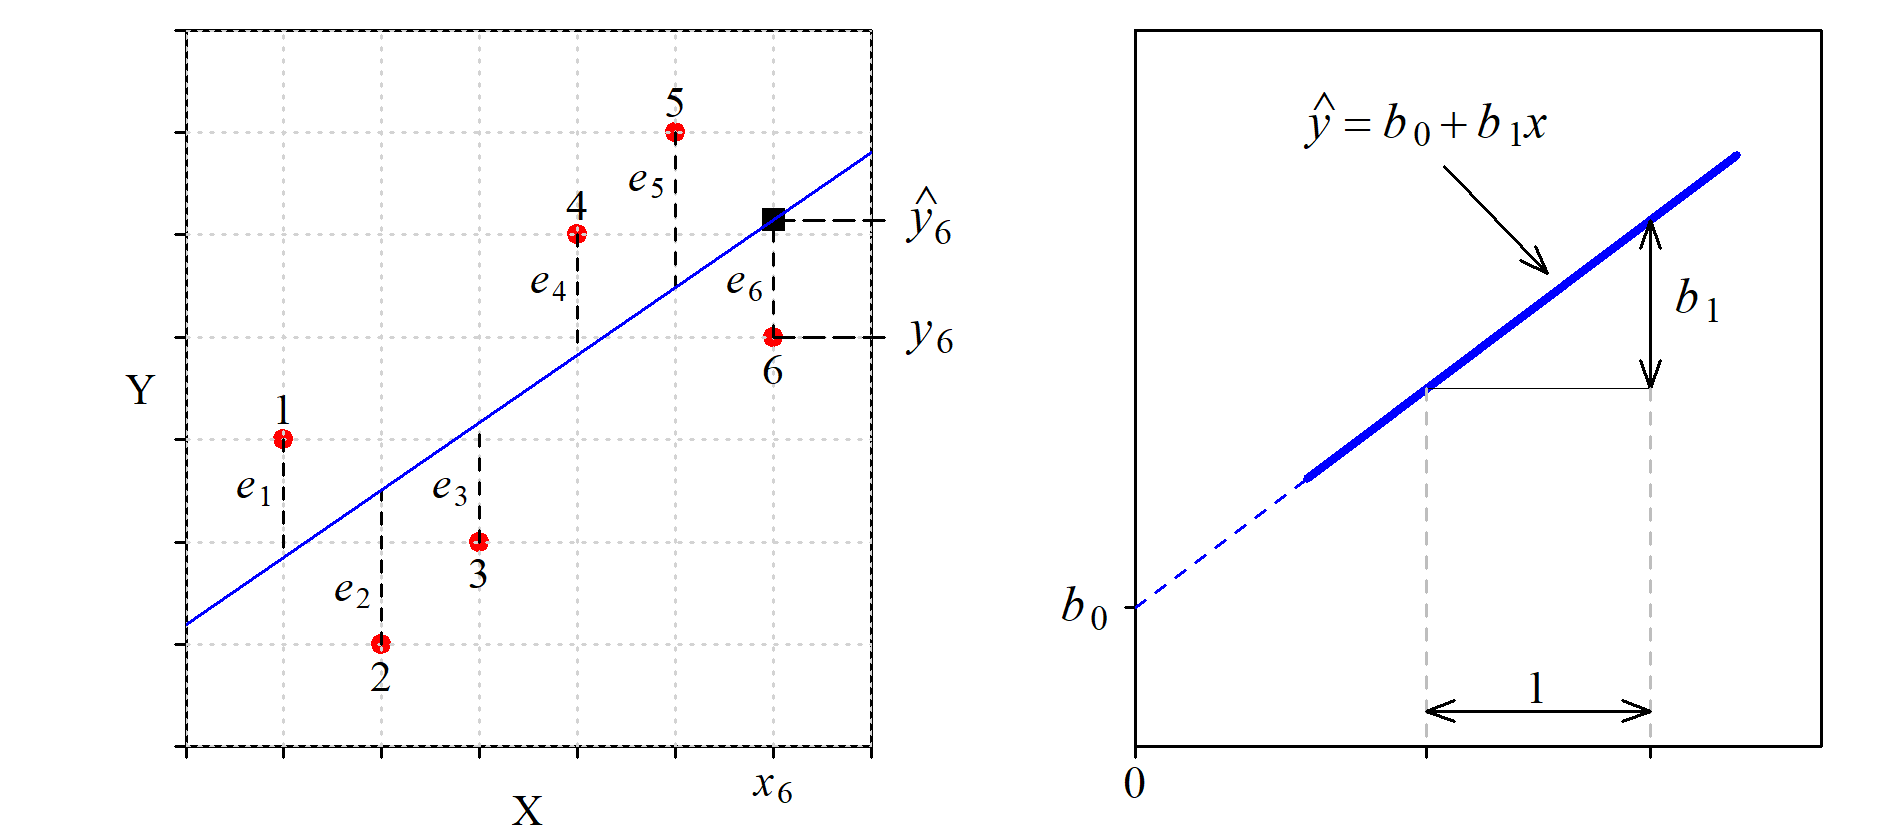

This chart was generated by the following R code:
library(latex2exp)

y = c(12, 14, 13, 11, 16, 15)
x = c(13, 16, 11, 12, 15, 14)


png(file="010_resiRecta.png",width=1900, height=825, res = 300)

t= 0.8

par(mfrow = c(1, 2), mar = c(1.3, 3.1, 0.5, 1.3), family = "serif")
#par(mar = c(1.3, 3.5, 0.5, 15), family = "serif") #suma 18.5
plot(x, y, xlim = c(10, 17), ylim = c(10, 17), xlab="", ylab="", pch = 19, col = "red", 
     cex = t, xaxt = "n", yaxt = "n", xaxs="i", yaxs="i")

axis(side=1, padj=-2, tck=-0.015, at=seq(10, 17, 1), labels=FALSE, cex.axis = t)
axis(side=2, hadj=0.2, tck=-0.015, at=seq(10, 17, 1), labels=FALSE, cex.axis = t, las = 1)

grid()

mtext('X', side=1, line=0.5, cex=t+0.05, las=1, family = "serif")
mtext('Y', side=2, line=0.5, cex=t+0.05, las=1, family = "serif")

text(11, 13.3, "1", cex = t+0.05)
text(12, 10.7, "2", cex = t+0.05)
text(13, 11.7, "3", cex = t+0.05)
text(14, 15.3, "4", cex = t+0.05)
text(15, 16.3, "5", cex = t+0.05)
text(16, 13.7, "6", cex = t+0.05)

b0 = lm(y ~ x)[[1]][1]
b1 = lm(y ~ x)[[1]][2]
segments(11, 13, 11, b0+b1*11, lty = 2)
segments(12, 11, 12, b0+b1*12, lty = 2)
segments(13, 12, 13, b0+b1*13, lty = 2)
segments(14, 15, 14, b0+b1*14, lty = 2)
segments(15, 16, 15, b0+b1*15, lty = 2)
segments(16, 14, 16, b0+b1*16, lty = 2)


text(10.7, 12.5, TeX("$e_1$", italic = TRUE), cex = t+0.05)
text(11.7, 11.5, TeX("$e_2$", italic = TRUE), cex = t+0.05)
text(12.7, 12.5, TeX("$e_3$", italic = TRUE), cex = t+0.05)
text(13.7, 14.5, TeX("$e_4$", italic = TRUE), cex = t+0.05)
text(14.7, 15.5, TeX("$e_5$", italic = TRUE), cex = t+0.05)
text(15.7, 14.5, TeX("$e_6$", italic = TRUE), cex = t+0.05)

points(16, b0+b1*16, pch = 15)

text(16, 9.6, TeX("$x_6$", italic = TRUE), cex = t+0.1, xpd = NA)
#segments(16, 10, 16, 14, lty = 5)
segments(16, 14, 17.2, 14, lty = 5, xpd = NA)
segments(16, b0+b1*16, 17.2, b0+b1*16, lty = 5, xpd = NA)

text(17.6, 15.2, TeX("$\\hat{y}_6$", italic = TRUE), xpd = NA)
text(17.62, 14, TeX("$y_6$", italic = TRUE), xpd = NA)

abline(lm(y ~ x), col = "blue")

##############################


plot(0,0, xlab="", ylab="", type = 'n', yaxt = "n", xaxt = "n",
     cex = t,   xaxs="i", yaxs="i")
e1 = "0"
e2 = ""
e3 = ""
axis(side=1, padj=-1.8, tck=-0.015, at=c(-1, -0.1518, 0.5), labels= c(e1, e2, e3), cex.axis = t+0.1)
axis(side=2, hadj=-2, tck=-0.015, at=-0.61, labels=FALSE, cex.axis = t+0.1)
segments(-0.5, -0.25, 0.75, 0.65, col = "blue", lwd = 3)
segments(-1, -0.61, -0.5, -0.25, col = "blue", lwd = 1, lty = 2)
segments(-0.1528, 0, 0.5, 0, col ="black", lwd = 0.5)
arrows(0.5, 0, 0.5, 0.47, code = 3, length = 0.1, angle = 20)

segments(-0.1528, 0, -0.1528, -1, lty =2, col = "grey")
segments(0.5, 0, 0.5, -1, lty =2, col = "grey")
arrows(-0.1528, -0.9, 0.5, -0.9, code = 3, length = 0.1, angle = 20)

text(0.64, 0.25, TeX("$b_1$", italic = TRUE))
text(-1.15, -0.61, TeX("$b_0$", italic = TRUE), xpd=NA)

text(0.17, -0.83, "1", cex = t+0.1)

text(-0.15, 0.75, TeX("$\\hat{y} = b_0 + b_1x$", italic = TRUE))
arrows(-0.1, 0.62, 0.2, 0.32, code = 2, length = 0.1, angle = 20)
dev.off()

